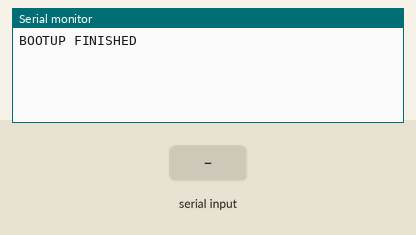
The sketch below on a simulated Arduino Uno, built with avr-gcc and run on an emulated ATmega328P. On the bench: the last lines printed to the serial monitor. The test bench sets the inputs (shaded band).

Above: at 1.2 s.
1.3 s: "1" received over Serial
At 2.1 s:
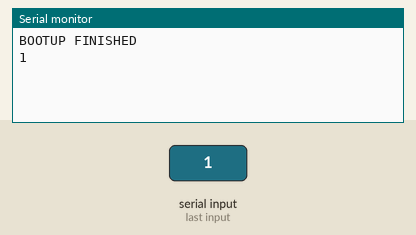
2.8 s: "0" received over Serial
At 3.2 s:
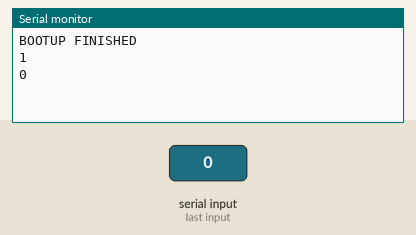
4.3 s: "2" received over Serial
At 5.5 s:
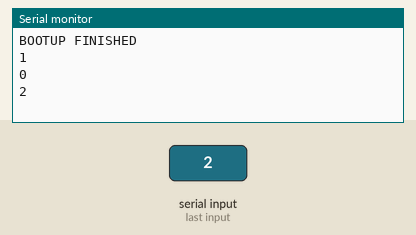

The sketch:

golden_serial_test.ino
```cpp
char input[7];
char in;
void setup() {
  // put your setup code here, to run once:
  Serial.begin(9600);
  Serial.println("BOOTUP FINISHED");
}

void loop() {
  // Below segment can test for loopback and validity of TX/RX of board
  if(Serial.available() > 0 ) {
    in = Serial.read();
    Serial.println(in);
  }
  //Serial.write("T");
}
```

Measured:
- after the input at 1.3 s, the serial monitor: prints a new line at once (image 1)
- after the input at 2.8 s, the serial monitor: prints a new line at once (image 2)
- after the input at 4.3 s, the serial monitor: prints a new line at once (image 3)
